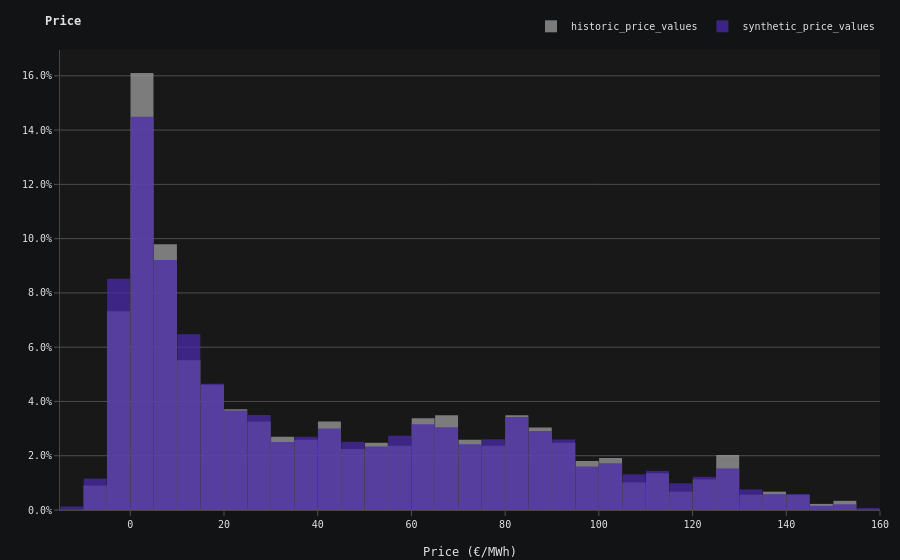

Write notebook code for a chart like this one.
### Markdown cell above
The same validation for **price**: the KDE-sampled synthetic prices should track the historical daytime-price histogram. With both CSI and price validated, the exported `PV_SYNTHETIC_DATA/` bundle is ready to drive the Monte Carlo project finance model in `pv-markov-model.ipynb`.

### Code cell
fig = go.Figure()

bin_size = 5

fig.add_trace(
    go.Histogram(
        x=df_price['price'].values,
        xbins=dict(
            size=bin_size
        ),
        opacity=0.75,
        histnorm='probability',
        name='historic_price_values'
    )
)


fig.add_trace(
    go.Histogram(
        x=synthetic_price_values,
        xbins=dict(
            size=bin_size
        ),
        opacity=0.75,
        histnorm='probability',
        name='synthetic_price_values'
    )
)


fig.update_layout(
    title="Price",
    barmode='overlay', # Options: 'overlay', 'stack', 'group'
    bargap=0.02,
    xaxis=dict(
        title="Price (€/MWh)"
    ),
    yaxis=dict(
        tickformat=".1%"
    )
)

fig.show()

### Figure 1 — Plotly figure (JSON) as saved in the notebook; plotly's stock layout.template omitted (floating-point values rounded to 4 significant figures; data arrays with more than 128 entries replaced by an {"elided": "..."} marker saying what was removed)
{"data": [{"histnorm": "probability", "name": "historic_price_values", "opacity": 0.75, "type": "histogram", "x": {"elided": "888 float values"}, "xbins": {"size": 5}}, {"histnorm": "probability", "name": "synthetic_price_values", "opacity": 0.75, "type": "histogram", "x": {"elided": "10959 float values"}, "xbins": {"size": 5}}], "layout": {"bargap": 0.02, "barmode": "overlay", "title": {"text": "Price"}, "xaxis": {"title": {"text": "Price (€/MWh)"}}, "yaxis": {"tickformat": ".1%"}}}
